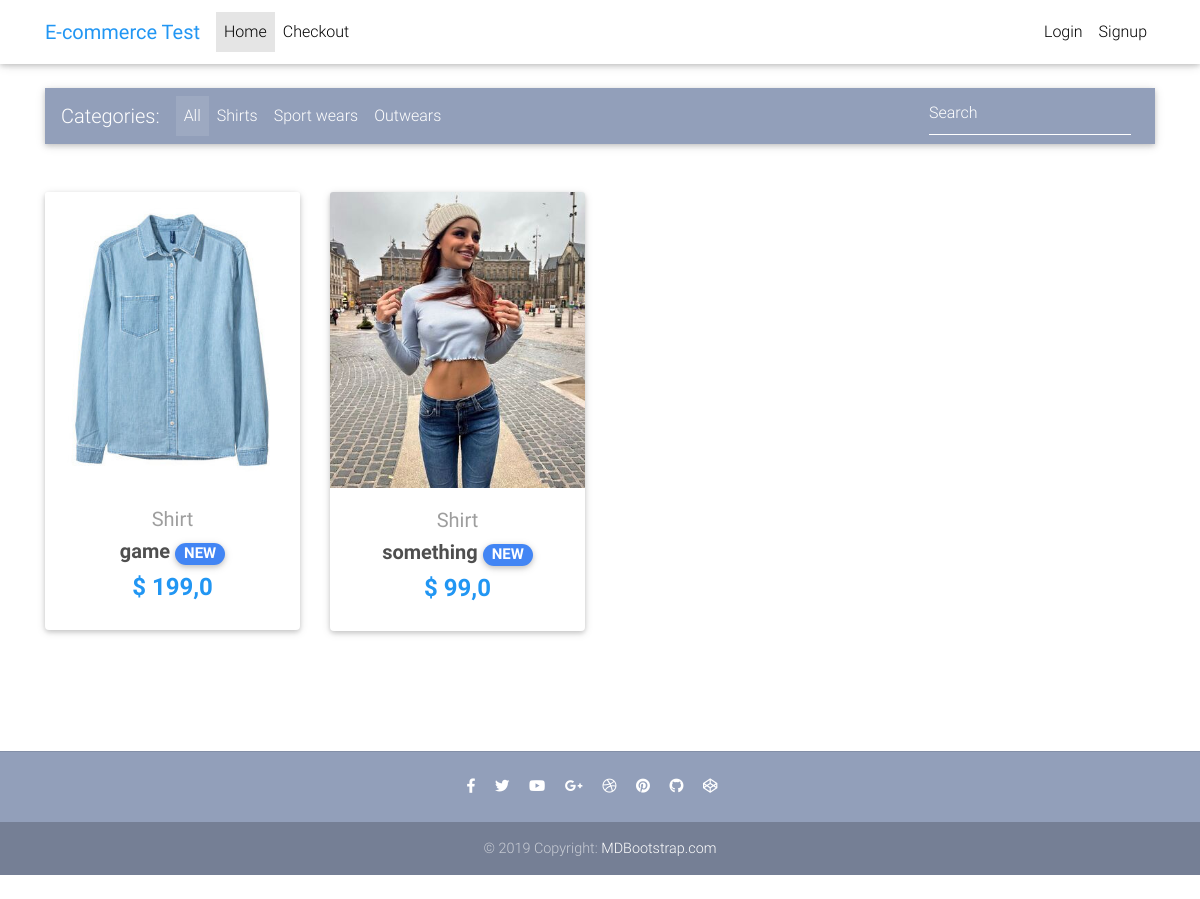
The page / on the database its author committed.
### store/models.py (models this page shows, shortened)
class Item(models.Model):
    title = models.CharField(max_length=100, verbose_name='Наименование')
    price = models.FloatField(verbose_name='Цена')
    discount_price = models.FloatField(
        blank=True, null=True, verbose_name='Цена со скидкой')
    category = models.CharField(
        choices=CATEGORY_CHOICES, max_length=2, verbose_name='Категория')
    label = models.CharField(choices=LABEL_CHOICES,
                             max_length=1, verbose_name='Лейба')
    slug = models.SlugField(verbose_name='Слаг')
    description = models.TextField(verbose_name='Описание')
    image = models.ImageField()
    class Meta:
        verbose_name = 'Товар'
        verbose_name_plural = 'Товары'
    def get_absolute_url(self):
        return reverse("store:product", kwargs={
            'slug': self.slug
        })

### store/views.py (the view)
# urls.py: path('', HomeView.as_view(), name='home'),
class HomeView(ListView):
    model = Item
    paginate_by = 10
    template_name = "store/home.html"

### store/templates/store/home.html (shortened to what this page needs)
{% extends "store/base.html" %} {% block content %}
<main>
  <div class="container">
    <nav
      class="navbar navbar-expand-lg navbar-dark mdb-color lighten-3 mt-3 mb-5"
    >
      <span class="navbar-brand">Categories:</span>
      <div class="collapse navbar-collapse" id="basicExampleNav">
        <ul class="navbar-nav mr-auto">
          <li class="nav-item active">
            <a class="nav-link" href="#"
              >All
            </a>
          </li>
          <li class="nav-item">
            <a class="nav-link" href="#">Shirts</a>
          </li>
          <li class="nav-item">
            <a class="nav-link" href="#">Sport wears</a>
          </li>
          <li class="nav-item">
            <a class="nav-link" href="#">Outwears</a>
          </li>
        </ul>
        <form class="form-inline">
          <div class="md-form my-0">
            <input
              class="form-control mr-sm-2"
              type="text"
              placeholder="Search"
              aria-label="Search"
            />
          </div>
        </form>
      </div>
    </nav>
    <section class="text-center mb-4">
      <div class="row wow fadeIn">
        {% for item in object_list %}
        <div class="col-lg-3 col-md-6 mb-4">
          <div class="card">
            <div class="view overlay">
              <img src="{{ item.image.url }}" class="card-img-top" />
            </div>
            <div class="card-body text-center">
              <a href="" class="grey-text">
                <h5>{{ item.get_category_display }}</h5>
              </a>
              <h5>
                <strong>
                  <a href="{{ item.get_absolute_url }}" class="dark-grey-text"
                    >{{ item.title }}
                    <span
                      class="badge badge-pill {{ item.get_label_display }}-color"
                      >NEW</span
                    >
                  </a>
                </strong>
              </h5>
              <h4 class="font-weight-bold blue-text">
                <strong
                  >$ {% if item.discount_price %} {{ item.discount_price }}
                  <br />
                  {% else %} {{ item.price }} {% endif %}
                </strong>
              </h4>
            </div>
          </div>
        </div>
        {% endfor %}
      </div>
    </section>
  </div>
</main>
{% endblock content %}

### store/templates/store/base.html (style rules this page uses)
html, body, header, .carousel { height: 60vh; }

### rows shown on the page
Item: image (picture), category "Shirt", title "game", discount_price "199,0"
Item: image (picture), category "Shirt", title "something", discount_price "99,0"
